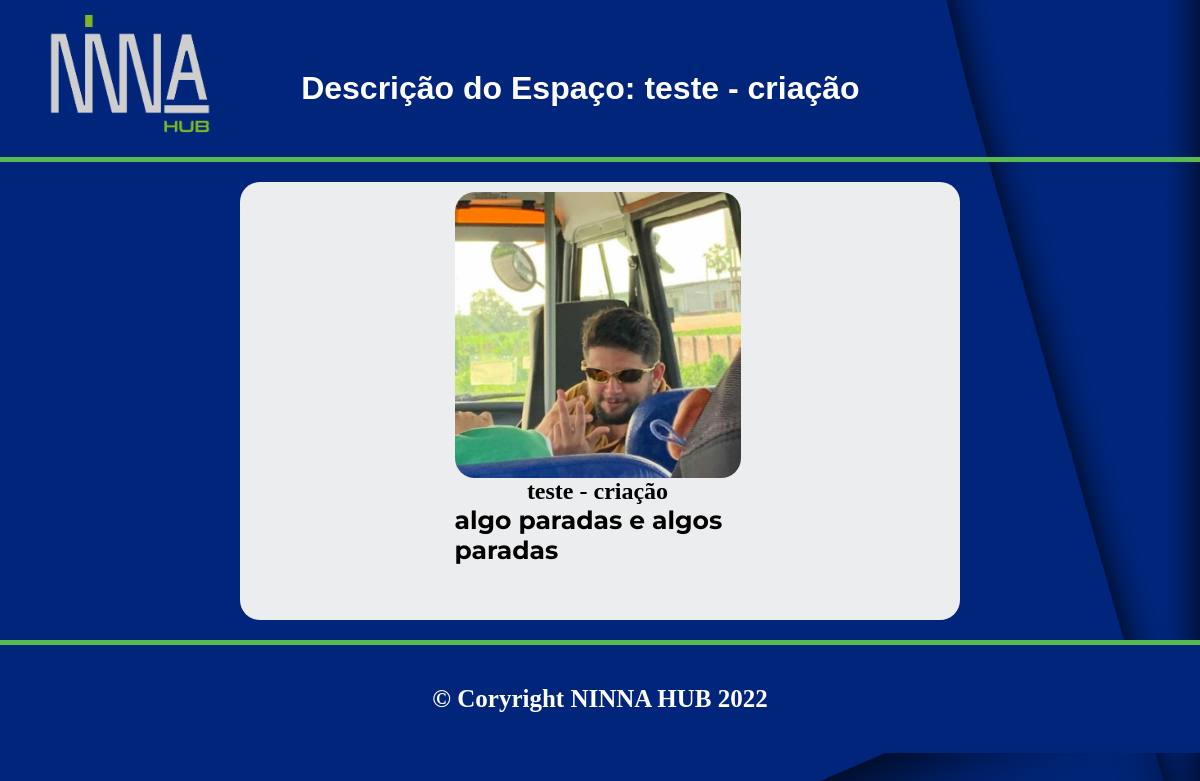
The page /10 on the database its author committed.
### registro/models.py (models this page shows, shortened)
class Espacos(models.Model):
    nome = models.CharField(max_length=30)
    descricao = models.TextField(max_length=1000)
    imagem1 = models.ImageField(upload_to='fotos/espacos/imagem1', blank=True)
    imagem2 = models.ImageField(upload_to='fotos/espacos/imagem2', blank=True)
    imagem3 = models.ImageField(upload_to='fotos/espacos/imagem3', blank=True)
    imagem4 = models.ImageField(upload_to='fotos/espacos/imagem4', blank=True)

### registro/views.py (the view)
# urls.py: path('<int:espaco_id>', views.descricao, name='descricao'),
def descricao(request, espaco_id):
    espaco = get_object_or_404(Espacos, pk=espaco_id)
    espacos_a_exibir = {
        'espaco' : espaco
    }
    return render(request, 'descricao.html', espacos_a_exibir)

### registro/templates/descricao.html (shortened to what this page needs)
{% extends 'base.html' %}
{% load static %}
{% block 'head' %}
  <link rel="stylesheet" href="{% static 'registro/css/home.css' %}" />
{% endblock %}
{% block 'body' %}
  <header>
    <img src="{% static 'registro/img/NINNA CINZA.png' %}" alt="" />
    <h1>Descrição do Espaço: {{ espaco.nome }}</h1>
  </header>
  <main>
    <div class="div-branca">
      <div class="mae-espacos">
        <div class="espacos">
            <img src="{{ espaco.imagem1.url }}" alt="">
            <h2>{{espaco.nome}}</h2>
            <p>{{ espaco.descricao }}</p>
        </div>
      </div>
  </div>
  </main>
  <footer>
    <p>&copy; Coryright NINNA HUB 2022</p>
  </footer>
{% endblock %}

### templates/static/registro/css/home.css (style rules this page uses)
* { margin: 0; padding: 0; }
body { background: url(../img/background.png) center center / cover; }
header { display: flex; justify-content: space-around; padding-bottom: 20px; border-bottom: 5px solid #57B952; }
header img { width: 15%; padding-top: 10px; }
header h1 { padding-top: 70px; padding-right: 300px; color: white; font-family: 'Oswald', sans-serif; font-weight: bold; }
.div-branca { background: #ECEDEE; width: 60%; margin: 0 auto; margin-top: 20px; margin-bottom: 20px; border-radius: 20px; padding-bottom: 10px; }
.mae-espacos { display: flex; flex-wrap: wrap; justify-content: space-around; padding-right: 5px; }
.espacos { display: flex; flex-wrap: wrap; width: 40%; justify-content: center; margin: 10px; margin-bottom: 30px; }
.espacos p { font-size: 25px; margin-bottom: 5px; font-weight: bold; padding-bottom: 10px; font-family: 'Montserrat', sans-serif; color: black; }
.espacos img { width: 100%; text-align: center; border-radius: 20px; }
footer { background: #00257A; border-top: 5px solid #57B952; color: white; padding: 40px; text-align: center; font-size: 25px; font-weight: bold; }

### rows shown on the page
Espacos: nome "teste - criação", imagem1 (picture), descricao "algo paradas e algos paradas"
